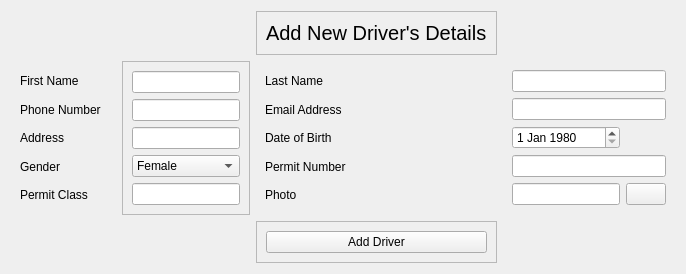
          <widget class="QWidget" name="tab_6">
           <attribute name="title">
            <string>Add Driver</string>
           </attribute>
           <layout class="QGridLayout" name="gridLayout_21">
            <item row="0" column="2">
             <widget class="QFrame" name="frame_5">
              <property name="frameShape">
               <enum>QFrame::StyledPanel</enum>
              </property>
              <property name="frameShadow">
               <enum>QFrame::Raised</enum>
              </property>
              <layout class="QGridLayout" name="gridLayout_9">
               <item row="0" column="0" alignment="Qt::AlignBottom">
                <widget class="QLabel" name="label_47">
                 <property name="styleSheet">
                  <string notr="true">font-size:20px;</string>
                 </property>
                 <property name="text">
                  <string>Add New Driver's Details</string>
                 </property>
                </widget>
               </item>
              </layout>
             </widget>
            </item>
            <item row="1" column="1">
             <widget class="QFrame" name="frame_4">
              <property name="frameShape">
               <enum>QFrame::StyledPanel</enum>
              </property>
              <property name="frameShadow">
               <enum>QFrame::Raised</enum>
              </property>
              <layout class="QGridLayout" name="gridLayout_6">
               <item row="0" column="0">
                <widget class="QLineEdit" name="fnamedrive"/>
               </item>
               <item row="1" column="0">
                <widget class="QLineEdit" name="phonedrive"/>
               </item>
               <item row="2" column="0">
                <widget class="QLineEdit" name="addressdrive"/>
               </item>
               <item row="3" column="0">
                <widget class="QComboBox" name="drivergenda">
                 <item>
                  <property name="text">
                   <string>Female</string>
                  </property>
                 </item>
                 <item>
                  <property name="text">
                   <string>Male</string>
                  </property>
                 </item>
                </widget>
               </item>
               <item row="4" column="0">
                <widget class="QLineEdit" name="permitclass"/>
               </item>
              </layout>
             </widget>
            </item>
            <item row="1" column="2">
             <widget class="QWidget" name="widget_4" native="true">
              <layout class="QGridLayout" name="gridLayout_7">
               <item row="0" column="0">
                <widget class="QLabel" name="label_45">
                 <property name="text">
                  <string>Last Name</string>
                 </property>
                </widget>
               </item>
               <item row="1" column="0">
                <widget class="QLabel" name="label_49">
                 <property name="text">
                  <string>Email Address</string>
                 </property>
                </widget>
               </item>
               <item row="2" column="0">
                <widget class="QLabel" name="label_51">
                 <property name="text">
                  <string>Date of Birth</string>
                 </property>
                </widget>
               </item>
               <item row="3" column="0">
                <widget class="QLabel" name="label_44">
                 <property name="text">
                  <string>Permit Number</string>
                 </property>
                </widget>
               </item>
               <item row="4" column="0">
                <widget class="QLabel" name="label_50">
                 <property name="text">
                  <string>Photo</string>
                 </property>
                </widget>
               </item>
              </layout>
             </widget>
            </item>
            <item row="1" column="3">
             <widget class="QWidget" name="widget_5" native="true">
              <layout class="QGridLayout" name="gridLayout_8">
               <item row="0" column="0" colspan="2">
                <widget class="QLineEdit" name="lnamedrive"/>
               </item>
               <item row="1" column="0" colspan="2">
                <widget class="QLineEdit" name="emaildriver"/>
               </item>
               <item row="2" column="0">
                <widget class="QDateEdit" name="birthdate">
                 <property name="dateTime">
                  <datetime>
                   <hour>0</hour>
                   <minute>0</minute>
                   <second>0</second>
                   <year>1980</year>
                   <month>1</month>
                   <day>1</day>
                  </datetime>
                 </property>
                </widget>
               </item>
               <item row="3" column="0" colspan="2">
                <widget class="QLineEdit" name="permitnumber"/>
               </item>
               <item row="4" column="0">
                <widget class="QLineEdit" name="drivephoto"/>
               </item>
               <item row="4" column="1">
                <widget class="QPushButton" name="driverphoto">
                 <property name="text">
                  <string/>
                 </property>
                 <property name="icon">
                  <iconset resource="icons.qrc">
                   <normaloff>:/icons/icons/files.png</normaloff>:/icons/icons/files.png</iconset>
                 </property>
                </widget>
               </item>
              </layout>
             </widget>
            </item>
            <item row="2" column="2" alignment="Qt::AlignTop">
             <widget class="QFrame" name="frame_6">
              <property name="frameShape">
               <enum>QFrame::StyledPanel</enum>
              </property>
              <property name="frameShadow">
               <enum>QFrame::Raised</enum>
              </property>
              <layout class="QGridLayout" name="gridLayout_11">
               <item row="0" column="0">
                <widget class="QPushButton" name="adddriverbutton">
                 <property name="text">
                  <string>Add Driver</string>
                 </property>
                </widget>
               </item>
              </layout>
             </widget>
            </item>
            <item row="1" column="0">
             <widget class="QWidget" name="widget_3" native="true">
              <layout class="QGridLayout" name="gridLayout_22">
               <item row="0" column="0" colspan="2">
                <widget class="QLabel" name="label_46">
                 <property name="text">
                  <string>First Name</string>
                 </property>
                </widget>
               </item>
               <item row="4" column="0">
                <widget class="QLabel" name="label_54">
                 <property name="text">
                  <string>Address</string>
                 </property>
                </widget>
               </item>
               <item row="5" column="0">
                <widget class="QLabel" name="label_53">
                 <property name="text">
                  <string>Gender</string>
                 </property>
                </widget>
               </item>
               <item row="6" column="0" colspan="2">
                <widget class="QLabel" name="label_48">
                 <property name="text">
                  <string>Permit Class</string>
                 </property>
                </widget>
               </item>
               <item row="3" column="0">
                <widget class="QLabel" name="label_52">
                 <property name="text">
                  <string>Phone Number</string>
                 </property>
                </widget>
               </item>
              </layout>
             </widget>
            </item>
           </layout>
          </widget>
